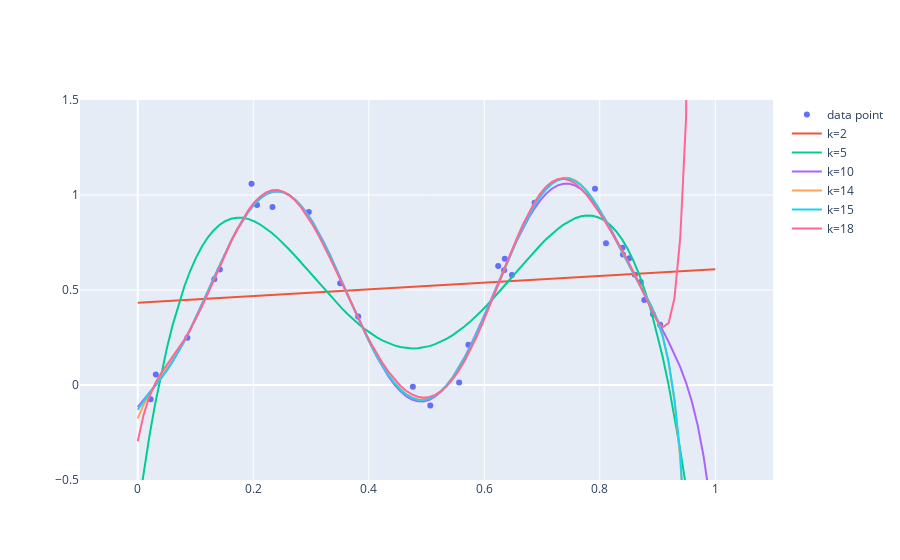

The cell this chart's notebook holds for it:
### Markdown cell above
#### a.ii

Fit the data set with a polynomial bases of dimension k = 2, 5, 10, 14, 18 plot each of these
5 curves superimposed over a plot of data points

### Code cell
sin2_points = go.Figure(
    data=go.Scatter(
        x=x[:, 0],
        y=g[:, 0],
        mode="markers",
        name="data point",
        hovertemplate="<br>x=%{x}</br>y=%{y}<extra></extra>",
    )
)

for k in [2, 5, 10, 14, 15, 18]:
    X = make_linear_X_matrix(x, k=k)

    W = np.linalg.pinv(X.T @ X) @ X.T @ g  # find W using orgnal data points

    pts_x = np.linspace(0, 1, 100, dtype=float).reshape((100, 1))
    pts_X = make_linear_X_matrix(pts_x, k=k)
    pts_y = pts_X @ W

    sin2_points.add_trace(
        go.Scatter(
            x=pts_x[:, 0],
            y=pts_y[:, 0],
            name="k=" + str(k),
            hovertemplate=f"k={k}",
            mode="lines",
        )
    )
sin2_points.update_layout(yaxis_range=[-0.5, 1.5], xaxis_range=[-0.1, 1.1])
sin2_points.show()
